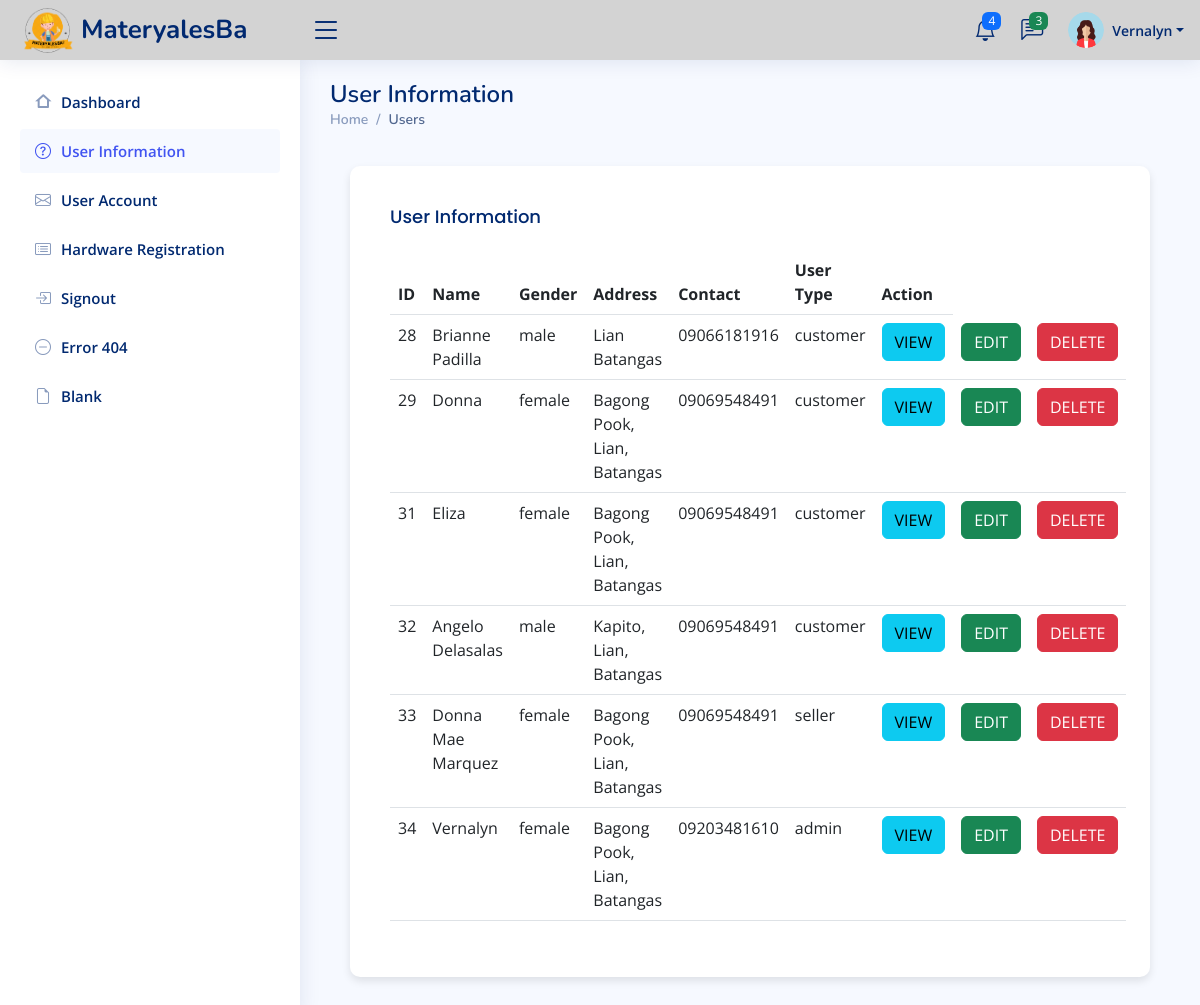
The app's page /system2/admin_user_information.php (signed in) with its own data.
### tables this page shows
CREATE TABLE `user_form` (
  `id` int(255) NOT NULL,
  `name` varchar(255) NOT NULL,
  `gender` varchar(255) NOT NULL,
  `address` varchar(255) NOT NULL,
  `contact` varchar(255) NOT NULL,
  `email` varchar(255) NOT NULL,
  `username` varchar(255) NOT NULL,
  `password` varchar(255) NOT NULL,
  `user_type` varchar(255) NOT NULL DEFAULT '',
  `image` varchar(255) NOT NULL,
  `date` date NOT NULL DEFAULT current_timestamp()
);

### system2/admin_user_information.php (the view, shortened to what this page needs)
<?php
include 'config.php';
$admin_id = $_SESSION['admin_id'];
?>
<!DOCTYPE html>
<html lang="en">
<head>
  <link href="assets/vendor/bootstrap/css/bootstrap.min.css" rel="stylesheet">
  <link href="assets/vendor/bootstrap-icons/bootstrap-icons.css" rel="stylesheet">
  <link href="assets/vendor/boxicons/css/boxicons.min.css" rel="stylesheet">
  <link href="assets/vendor/quill/quill.snow.css" rel="stylesheet">
  <link href="assets/vendor/quill/quill.bubble.css" rel="stylesheet">
  <link href="assets/vendor/remixicon/remixicon.css" rel="stylesheet">
  <link href="assets/vendor/simple-datatables/style.css" rel="stylesheet">
  <link href="assets/css/style.css" rel="stylesheet">
</head>
<body>
<header id="header" class="header fixed-top d-flex align-items-center">
    <div class="d-flex align-items-center justify-content-between">
      <a href="index.html" class="logo d-flex align-items-center">
        <img src="assets/img/materyalesba.png" alt="">
        <span class="d-none d-lg-block">MateryalesBa</span>
      </a>
      <i class="bi bi-list toggle-sidebar-btn"></i>
    </div>
    <nav class="header-nav ms-auto">
      <ul class="d-flex align-items-center">
        <li class="nav-item dropdown">
          <a class="nav-link nav-icon" href="#" data-bs-toggle="dropdown">
            <i class="bi bi-bell"></i>
            <span class="badge bg-primary badge-number">4</span>
          </a>
            </li>
          </ul>
        <li class="nav-item dropdown">
          <a class="nav-link nav-icon" href="#" data-bs-toggle="dropdown">
            <i class="bi bi-chat-left-text"></i>
            <span class="badge bg-success badge-number">3</span>
          </a>
        </li>
        <li class="nav-item dropdown pe-3">
            <?php
            $select_profile = $conn->prepare("SELECT * FROM `user_form` WHERE id = ?");
            $select_profile->execute([$admin_id]);
            $fetch_profile = $select_profile->fetch(PDO::FETCH_ASSOC);
            ?>
          <a class="nav-link nav-profile d-flex align-items-center pe-0" href="#" data-bs-toggle="dropdown">
            <img src="uploaded_img/<?= $fetch_profile['image']; ?>" alt=""class="rounded-circle">
            <span class="d-none d-md-block dropdown-toggle ps-2"><?= $fetch_profile['name']; ?></span>
          </a>
        </li>
    </nav>
  </header>
<aside id="sidebar" class="sidebar">
<ul class="sidebar-nav" id="sidebar-nav">
  <li class="nav-item">
    <a class="nav-link collapsed " href="admin_dashboard.php">
      <i class="ri-home-2-line"></i>
      <span>Dashboard</span>
    </a>
  </li>
  <li class="nav-item">
    <a class="nav-link " href="admin_user_information.php">
      <i class="bi bi-question-circle"></i>
      <span>User Information</span>
    </a>
  </li>
  <li class="nav-item">
    <a class="nav-link collapsed" href="admin_user_account.php">
      <i class="bi bi-envelope"></i>
      <span>User Account</span>
    </a>
  </li>
  <li class="nav-item">
    <a class="nav-link collapsed" href="admin_hardware.php">
      <i class="bi bi-card-list"></i>
      <span>Hardware Registration</span>
    </a>
  </li>
  <li class="nav-item">
    <a class="nav-link collapsed" href="login_form.php">
      <i class="bi bi-box-arrow-in-right"></i>
      <span>Signout</span>
    </a>
  </li>
  <li class="nav-item">
    <a class="nav-link collapsed" href="pages-error-404.html">
      <i class="bi bi-dash-circle"></i>
      <span>Error 404</span>
    </a>
  </li>
  <li class="nav-item">
    <a class="nav-link collapsed" href="pages-blank.html">
      <i class="bi bi-file-earmark"></i>
      <span>Blank</span>
    </a>
  </li>
</ul>
</aside>
<main id="main" class="main">
<div class="pagetitle">
  <h1>User Information</h1>
  <nav>
    <ol class="breadcrumb">
      <li class="breadcrumb-item"><a href="admin_dashboard.php">Home</a></li>
      <li class="breadcrumb-item active">Users</li>
    </ol>
  </nav>
</div>
 <section class="section">
    <div class="row">
        <div class="col-lg-12">
            <div class="card">
                <div class="card-body">
                    <h5 class="card-title">User Information</h5>
                    <?php
                    include_once 'config.php';
                    $query = "SELECT * FROM user_form";
                    $stmt = $conn->prepare($query);
                    $stmt->execute();
                    $result = $stmt->fetchAll(PDO::FETCH_ASSOC);
                    ?>
                    <table class="table">
                        <thead>
                            <tr>
                                <th scope="col">ID</th>
                                <th scope="col">Name</th>
                                <th scope="col">Gender</th>
                                <th scope="col">Address</th>
                                <th scope="col">Contact</th>
                                <th scope="col">User Type</th>
                                <th scope="col">Action</th>
                            </tr>
                        </thead>
                        <tbody>
                            <?php
                            if (count($result) > 0) {
                                foreach ($result as $row) {
                            ?>
                                    <tr>
                                        <td><?php echo $row['id']; ?></td>
                                        <td><?php echo $row['name']; ?></td>
                                        <td><?php echo $row['gender']; ?></td>
                                        <td><?php echo $row['address']; ?></td>
                                        <td><?php echo $row['contact']; ?></td>
                                        <td><?php echo $row['user_type']; ?></td>
                                        <td>
                                            <button type="button" class="btn btn-info viewbtn"> VIEW </button>
                                        </td>
                                        <td>
                                            <button type="button" class="btn btn-success editbtn"> EDIT </button>
                                        </td>
                                        <td>
                                            <button type="button" class="btn btn-danger deletebtn"> DELETE </button>
                                        </td>
                                    </tr>
                            <?php
                                }
                            } else {
                                echo "<tr><td colspan='7'>No Record Found</td></tr>";
                            }
                            ?>
                        </tbody>
                    </table>
        </div>
      </div>
    </section>
</main>
</body>
</html>

### system2/assets/css/style.css (style rules this page uses)
:root { scroll-behavior: smooth; }
body { font-family: "Open Sans", sans-serif; background: #f6f9ff; color: #444444; }
a { color: #4154f1; text-decoration: none; }
h1, h2, h3, h4, h5, h6 { font-family: "Nunito", sans-serif; }
#main { margin-top: 60px; padding: 20px 30px; transition: all 0.3s; }
.pagetitle { margin-bottom: 10px; }
.pagetitle h1 { font-size: 24px; margin-bottom: 0; font-weight: 600; color: #012970; }
.card { margin-bottom: 30px; border: none; border-radius: 5px; box-shadow: 0px 0 30px rgba(1, 41, 112, 0.1); }
.card-title { padding: 20px 0 15px 0; font-size: 18px; font-weight: 500; color: #012970; font-family: "Poppins", sans-serif; }
.card-body { padding: 0 20px 20px 20px; }
.breadcrumb { font-size: 14px; font-family: "Nunito", sans-serif; color: #899bbd; font-weight: 600; }
.breadcrumb a { color: #899bbd; transition: 0.3s; }
.breadcrumb .breadcrumb-item::before { color: #899bbd; }
.breadcrumb .active { color: #51678f; font-weight: 600; }
.logo { line-height: 1; }
@media (min-width: 1200px) { .logo { width: 280px; } }
.logo img { max-height: 55px; margin-right: 6px; }
.logo span { font-size: 26px; font-weight: 700; color: #012970; font-family: "Nunito", sans-serif; }
.header { transition: all 0.5s; z-index: 997; height: 60px; box-shadow: 0px 2px 20px rgba(1, 41, 112, 0.1); background-color: lightgrey; padding-left: 20px; }
.header .toggle-sidebar-btn { font-size: 32px; padding-left: 10px; cursor: pointer; color: #012970; }
.header-nav ul { list-style: none; }
.header-nav>ul { margin: 0; padding: 0; }
.header-nav .nav-icon { font-size: 22px; color: #012970; margin-right: 25px; position: relative; }
.header-nav .nav-profile { color: #012970; }
.header-nav .nav-profile img { max-height: 36px; }
.header-nav .nav-profile span { font-size: 14px; font-weight: 600; }
.header-nav .badge-number { position: absolute; inset: -2px -5px auto auto; font-weight: normal; font-size: 12px; padding: 3px 6px; }
.sidebar { position: fixed; top: 60px; left: 0; bottom: 0; width: 300px; z-index: 996; transition: all 0.3s; padding: 20px; overflow-y: auto; scrollbar-width: thin; scrollbar-color: #aab7cf transparent; box-shadow: 0px 0px 20px rgba(1, 41, 112, 0.1); background-color: #fff; }
@media (min-width: 1200px) { #main, #footer { margin-left: 300px; } }
.sidebar-nav { padding: 0; margin: 0; list-style: none; }
.sidebar-nav li { padding: 0; margin: 0; list-style: none; }
.sidebar-nav .nav-item { margin-bottom: 5px; }
.sidebar-nav .nav-link { display: flex; align-items: center; font-size: 15px; font-weight: 600; color: #4154f1; transition: 0.3; background: #f6f9ff; padding: 10px 15px; border-radius: 4px; }
.sidebar-nav .nav-link i { font-size: 16px; margin-right: 10px; color: #4154f1; }
.sidebar-nav .nav-link.collapsed { color: #012970; background: #fff; }
.sidebar-nav .nav-link.collapsed i { color: #899bbd; }
.card { background-color: white; border: 0px solid #ccc; }
.card { box-shadow: 0 4px 8px rgba(0, 0, 0, 0.1); border-radius: 10px; padding: 20px; margin: 20px; }

### records on screen
user_form: image (picture), name "Vernalyn", id "34", gender "female", address "Bagong Pook, Lian, Batangas", contact "09203481610", user_type "admin"
user_form: id "28", name "Brianne Padilla", gender "male", address "Lian Batangas", contact "09066181916", user_type "customer"
user_form: id "29", name "Donna", gender "female", address "Bagong Pook, Lian, Batangas", contact "09069548491", user_type "customer"
user_form: id "31", name "Eliza", gender "female", address "Bagong Pook, Lian, Batangas", contact "09069548491", user_type "customer"
user_form: id "32", name "Angelo Delasalas", gender "male", address "Kapito, Lian, Batangas", contact "09069548491", user_type "customer"
user_form: id "33", name "Donna Mae Marquez", gender "female", address "Bagong Pook, Lian, Batangas", contact "09069548491", user_type "seller"
